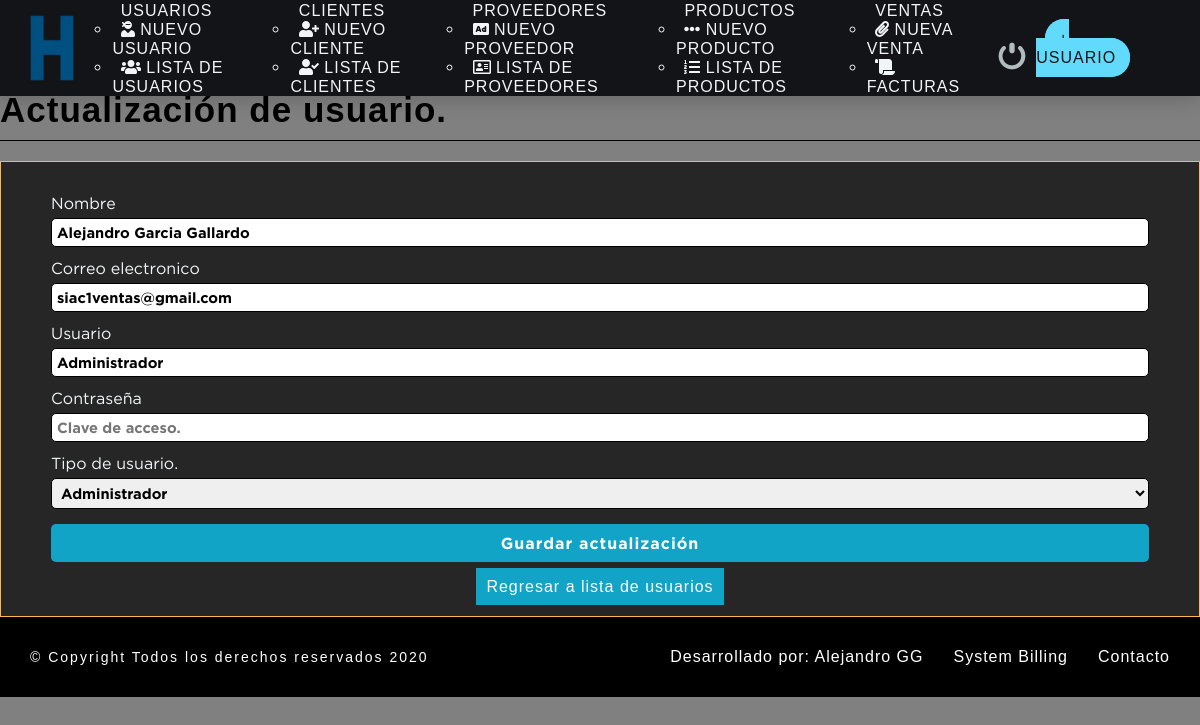
/sistema/editar_usuario.php?id=1 (signed in), run on the app's committed database.
### tables this page shows
CREATE TABLE `usuario` (
  `idusuario` int(11) NOT NULL,
  `nombre` varchar(50) DEFAULT NULL,
  `correo` varchar(100) DEFAULT NULL,
  `usuario` varchar(15) DEFAULT NULL,
  `clave` varchar(100) DEFAULT NULL,
  `rol` int(11) DEFAULT NULL,
  `estatus` int(11) NOT NULL DEFAULT 1
);

CREATE TABLE `rol` (
  `idrol` int(11) NOT NULL,
  `rol` varchar(20) DEFAULT NULL
);

### sistema/editar_usuario.php (the view, shortened to what this page needs)
<?php
include "../conexion.php";
$iduser = $_REQUEST['id'];
$sql = mysqli_query($conection,"SELECT u.idusuario, u.nombre, u.correo, u.usuario, (u.rol) as idrol, (r.rol) as rol
FROM usuario u
INNER JOIN rol r
ON u.rol = r.idrol
WHERE idusuario= $iduser ");
$result_sql=mysqli_num_rows($sql);
if($result_sql == 0 )
{
 header('Location: lista_usuario.php');
}
else{
  $option = '';
  while ($data = mysqli_fetch_array($sql)) {
    $nombre = $data['nombre'];
      $correo = $data['correo'];
        $usuario = $data['usuario'];
          $idrol = $data['idrol'];
            $rol = $data['rol'];
            if($idrol == 1){
              $option = '<option value="'.$idrol.'" select>'.$rol.'</option>';
            }
  }
}
?>
<!DOCTYPE html>
<html lang="en">
<head>
	<?php
	include "includes/scripts.php";
	?>
</head>
<body>
	<?php
	include "includes/nav.php"
	?><br><br>
  <br>
  <br>
  <br>
	<section id="container">
		<div class="form_register">
        <h1>Actualización de usuario.</h1>
        <hr>
        <form action="" method="post">
        <label for="nombre">Nombre</label>
        <input type ="text" name="nombre" id="nombre" placeholder="Nombre Completo." value="<?php echo $nombre ?>"></input>
        <label for="correo">Correo electronico</label>
        <input type ="email" name="correo" id="correo" placeholder="Correo Electronico." value="<?php echo  $correo;?>"</input>
        <label for="usuario">Usuario</label>
        <input type ="text" name="usuario" id="usuario" placeholder="Usuario." value="<?php echo  $usuario;?>"</input>
       <label for="clave">Contraseña</label>
        <input type ="password" name="clave" id="clave" placeholder="Clave de acceso."></input>
      <label for="rol">Tipo de usuario.</label>
      <select name="rol" id="rol" class="notItemOne">
          <?php
          echo $option;
      ?>
      <input type="submit" value="Guardar actualización" class="btn_save">
 <center> <a type="submit"  class="btn_save" href="lista_usuario.php">Regresar a lista de usuarios</a></center>
       </form>
        </div>
	</section>
	<?php
	include "includes/footer.php"
	?>
</body>
</html>

### sistema/css/style.css (style rules this page uses)
* { margin: 0; padding: 0; color: #f2f5f7; box-sizing: border-box; font-family: 'GothamBold', cursive; }
body { background: gray; margin: 0; padding: 0; }
h1, h2, h3, h4, h5, h6 { font-family: 'arial'; font-weight: bold; letter-spacing: 1px; }
h1 { font-size: 26px; }
a { text-decoration: none; font-family: arial; letter-spacing: 1px; }
body { overflow-x: hidden; }
.form_register { width: 100%; margin: auto; }
.form_register h1 { color: #000000; }
hr { border: 0; background: #000000; height: 1px; margin: 10px 0; display:block; }
form { background: #262626; color:gray; margin: auto; padding: 20px 50px; border: 1px solid #ffb74d; }
label { display: block; font-size: 12pt; font-family: 'GothamBook'; margin: 15px auto 5px auto; }
input,select { display: block; width: 100%; font-size: 11pt; padding: 5px; border: 1px solid #000000; border-radius: 5px; color: black; }
.notItemOne option:first-child { display: none; }
.btn_save { font-size: 12pt; background: #12a4c6; padding: 10px; color: #fff; letter-spacing: 1px; border: 0; cursor: pointer; margin:15px auto; }
#container h1 { font-size: 35px; display:inline-block; }

### data on the page
usuario: nombre "Alejandro Garcia Gallardo", correo "siac1ventas@gmail.com", usuario "Administrador", rol "Administrador"
